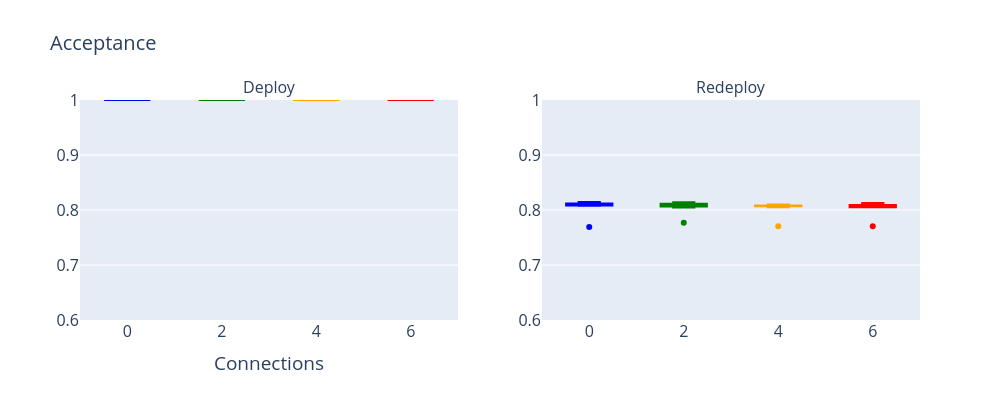
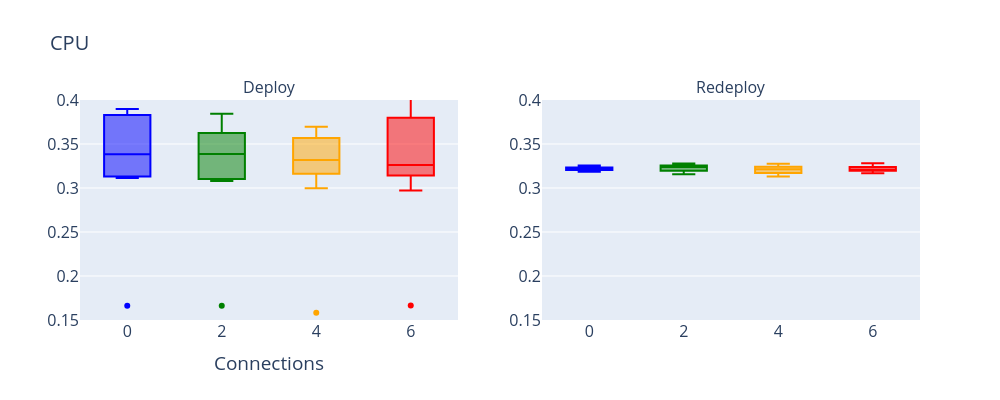
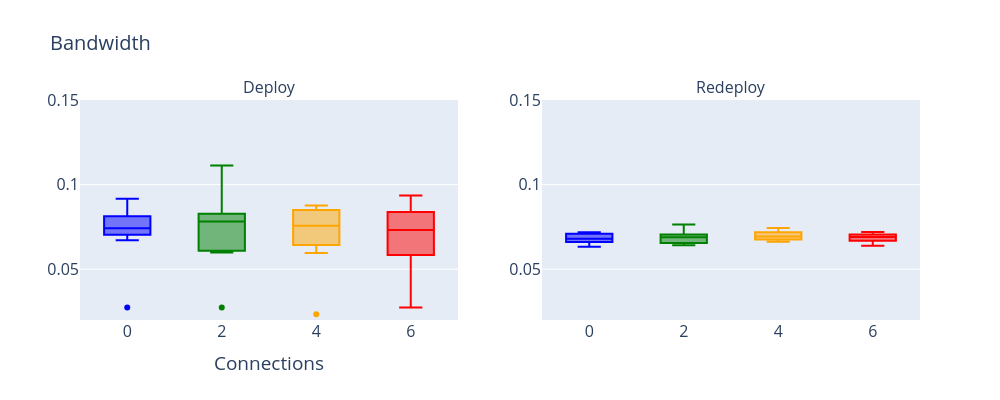
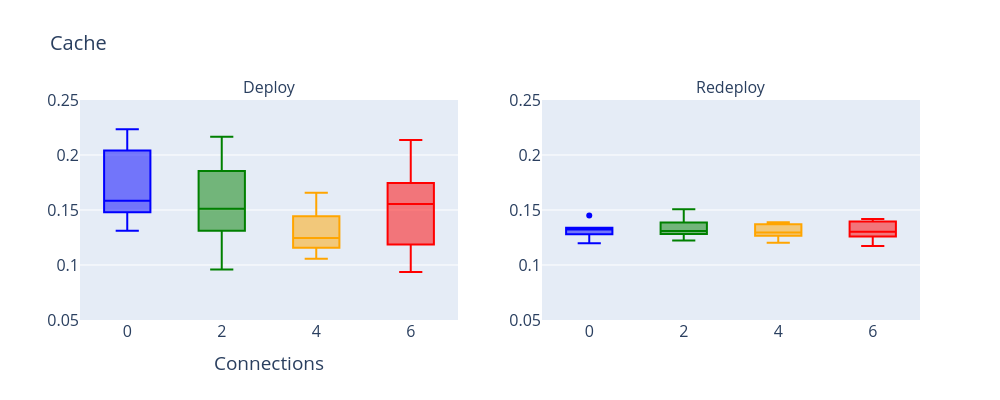

The code cell stored with these charts, in order, in its notebook:
### Code cell
# Chamada para o gráfico de acceptance com xlim, ylim e figsize definidos
create_boxplot(acceptance, title="Acceptance", plot_type="sep", ylim=[0.6, 1], figsize=(1000, 400))

# Chamada para o gráfico de acceptance com xlim, ylim e figsize definidos
create_boxplot(cpu, title="CPU", plot_type="sep", ylim=[0.15, 0.4], figsize=(1000, 400))

# Chamada para o gráfico de acceptance com xlim, ylim e figsize definidos
create_boxplot(bd, title="Bandwidth", plot_type="sep", ylim=[0.02, 0.15], figsize=(1000, 400))

# Chamada para o gráfico de acceptance com xlim, ylim e figsize definidos
create_boxplot(cache, title="Cache", plot_type="sep", ylim=[0.05, 0.25], figsize=(1000, 400))

### Figure 1 — Plotly figure (JSON) as saved in the notebook; plotly's stock layout.template omitted (floating-point values rounded to 4 significant figures)
{"data": [{"marker": {"color": "blue"}, "type": "box", "x": ["0", "0", "0", "0", "0", "0", "0", "0", "0", "0"], "xaxis": "x", "y": [1, 1, 1, 1, 1, 1, 1, 1, 1, 1], "yaxis": "y"}, {"marker": {"color": "blue"}, "type": "box", "x": ["0", "0", "0", "0", "0", "0", "0", "0", "0", "0"], "xaxis": "x2", "y": [0.7691, 0.8083, 0.8088, 0.8078, 0.8103, 0.8117, 0.8093, 0.8088, 0.8127, 0.8146], "yaxis": "y2"}, {"marker": {"color": "green"}, "type": "box", "x": ["2", "2", "2", "2", "2", "2", "2", "2", "2", "2"], "xaxis": "x", "y": [1, 1, 1, 1, 1, 1, 1, 1, 1, 1], "yaxis": "y"}, {"marker": {"color": "green"}, "type": "box", "x": ["2", "2", "2", "2", "2", "2", "2", "2", "2", "2"], "xaxis": "x2", "y": [0.7767, 0.809, 0.8138, 0.81, 0.8066, 0.8114, 0.8046, 0.8066, 0.8071, 0.8143], "yaxis": "y2"}, {"marker": {"color": "orange"}, "type": "box", "x": ["4", "4", "4", "4", "4", "4", "4", "4", "4", "4"], "xaxis": "x", "y": [1, 1, 1, 1, 1, 1, 1, 1, 1, 1], "yaxis": "y"}, {"marker": {"color": "orange"}, "type": "box", "x": ["4", "4", "4", "4", "4", "4", "4", "4", "4", "4"], "xaxis": "x2", "y": [0.7703, 0.8067, 0.8081, 0.8066, 0.8085, 0.8076, 0.81, 0.808, 0.8051, 0.8076], "yaxis": "y2"}, {"marker": {"color": "red"}, "type": "box", "x": ["6", "6", "6", "6", "6", "6", "6", "6", "6", "6"], "xaxis": "x", "y": [1, 1, 1, 1, 1, 1, 1, 1, 1, 1], "yaxis": "y"}, {"marker": {"color": "red"}, "type": "box", "x": ["6", "6", "6", "6", "6", "6", "6", "6", "6", "6"], "xaxis": "x2", "y": [0.7703, 0.8052, 0.8125, 0.8082, 0.8091, 0.8072, 0.8072, 0.8052, 0.8052, 0.8105], "yaxis": "y2"}], "layout": {"annotations": [{"font": {"size": 16}, "showarrow": false, "text": "Deploy", "x": 0.225, "xanchor": "center", "xref": "paper", "y": 1, "yanchor": "bottom", "yref": "paper"}, {"font": {"size": 16}, "showarrow": false, "text": "Redeploy", "x": 0.775, "xanchor": "center", "xref": "paper", "y": 1, "yanchor": "bottom", "yref": "paper"}], "font": {"size": 16}, "height": 400, "legend": {"font": {"size": 16}}, "showlegend": false, "title": {"font": {"size": 20}, "text": "Acceptance"}, "width": 1000, "xaxis": {"anchor": "y", "domain": [0, 0.45], "title": {"text": "Connections"}}, "xaxis2": {"anchor": "y2", "domain": [0.55, 1]}, "yaxis": {"anchor": "x", "domain": [0, 1], "range": [0.6, 1]}, "yaxis2": {"anchor": "x2", "domain": [0, 1], "range": [0.6, 1]}}}

### Figure 2 — Plotly figure (JSON) as saved in the notebook; plotly's stock layout.template omitted (floating-point values rounded to 4 significant figures)
{"data": [{"marker": {"color": "blue"}, "type": "box", "x": ["0", "0", "0", "0", "0", "0", "0", "0", "0", "0"], "xaxis": "x", "y": [0.1661, 0.3856, 0.3581, 0.3115, 0.3131, 0.3271, 0.383, 0.3897, 0.3364, 0.3402], "yaxis": "y"}, {"marker": {"color": "blue"}, "type": "box", "x": ["0", "0", "0", "0", "0", "0", "0", "0", "0", "0"], "xaxis": "x2", "y": [0.3233, 0.3203, 0.3218, 0.3221, 0.3235, 0.3227, 0.3202, 0.3186, 0.3257, 0.3209], "yaxis": "y2"}, {"marker": {"color": "green"}, "type": "box", "x": ["2", "2", "2", "2", "2", "2", "2", "2", "2", "2"], "xaxis": "x", "y": [0.1661, 0.3843, 0.3576, 0.3103, 0.3188, 0.3079, 0.3626, 0.384, 0.3514, 0.3258], "yaxis": "y"}, {"marker": {"color": "green"}, "type": "box", "x": ["2", "2", "2", "2", "2", "2", "2", "2", "2", "2"], "xaxis": "x2", "y": [0.3196, 0.3279, 0.3258, 0.3224, 0.3157, 0.3254, 0.3256, 0.3163, 0.3256, 0.3203], "yaxis": "y2"}, {"marker": {"color": "orange"}, "type": "box", "x": ["4", "4", "4", "4", "4", "4", "4", "4", "4", "4"], "xaxis": "x", "y": [0.1583, 0.3697, 0.346, 0.323, 0.2996, 0.3233, 0.3568, 0.3642, 0.3405, 0.3161], "yaxis": "y"}, {"marker": {"color": "orange"}, "type": "box", "x": ["4", "4", "4", "4", "4", "4", "4", "4", "4", "4"], "xaxis": "x2", "y": [0.3145, 0.3216, 0.3238, 0.3169, 0.3202, 0.3261, 0.3132, 0.3241, 0.3275, 0.321], "yaxis": "y2"}, {"marker": {"color": "red"}, "type": "box", "x": ["6", "6", "6", "6", "6", "6", "6", "6", "6", "6"], "xaxis": "x", "y": [0.1666, 0.3894, 0.361, 0.3241, 0.2971, 0.325, 0.4103, 0.3797, 0.3271, 0.3142], "yaxis": "y"}, {"marker": {"color": "red"}, "type": "box", "x": ["6", "6", "6", "6", "6", "6", "6", "6", "6", "6"], "xaxis": "x2", "y": [0.3202, 0.3211, 0.3196, 0.3169, 0.3282, 0.3274, 0.3186, 0.3238, 0.3236, 0.3197], "yaxis": "y2"}], "layout": {"annotations": [{"font": {"size": 16}, "showarrow": false, "text": "Deploy", "x": 0.225, "xanchor": "center", "xref": "paper", "y": 1, "yanchor": "bottom", "yref": "paper"}, {"font": {"size": 16}, "showarrow": false, "text": "Redeploy", "x": 0.775, "xanchor": "center", "xref": "paper", "y": 1, "yanchor": "bottom", "yref": "paper"}], "font": {"size": 16}, "height": 400, "legend": {"font": {"size": 16}}, "showlegend": false, "title": {"font": {"size": 20}, "text": "CPU"}, "width": 1000, "xaxis": {"anchor": "y", "domain": [0, 0.45], "title": {"text": "Connections"}}, "xaxis2": {"anchor": "y2", "domain": [0.55, 1]}, "yaxis": {"anchor": "x", "domain": [0, 1], "range": [0.15, 0.4]}, "yaxis2": {"anchor": "x2", "domain": [0, 1], "range": [0.15, 0.4]}}}

### Figure 3 — Plotly figure (JSON) as saved in the notebook; plotly's stock layout.template omitted (floating-point values rounded to 4 significant figures)
{"data": [{"marker": {"color": "blue"}, "type": "box", "x": ["0", "0", "0", "0", "0", "0", "0", "0", "0", "0"], "xaxis": "x", "y": [0.02732, 0.08975, 0.07746, 0.06712, 0.07279, 0.07206, 0.07553, 0.09162, 0.08136, 0.07031], "yaxis": "y"}, {"marker": {"color": "blue"}, "type": "box", "x": ["0", "0", "0", "0", "0", "0", "0", "0", "0", "0"], "xaxis": "x2", "y": [0.0681, 0.07131, 0.06332, 0.06712, 0.07097, 0.06802, 0.06607, 0.06438, 0.07182, 0.06879], "yaxis": "y2"}, {"marker": {"color": "green"}, "type": "box", "x": ["2", "2", "2", "2", "2", "2", "2", "2", "2", "2"], "xaxis": "x", "y": [0.02732, 0.08285, 0.07974, 0.08142, 0.07662, 0.05994, 0.06095, 0.1032, 0.1113, 0.07679], "yaxis": "y"}, {"marker": {"color": "green"}, "type": "box", "x": ["2", "2", "2", "2", "2", "2", "2", "2", "2", "2"], "xaxis": "x2", "y": [0.06481, 0.07022, 0.06821, 0.06951, 0.06546, 0.07639, 0.07339, 0.06411, 0.06754, 0.07049], "yaxis": "y2"}, {"marker": {"color": "orange"}, "type": "box", "x": ["4", "4", "4", "4", "4", "4", "4", "4", "4", "4"], "xaxis": "x", "y": [0.0234, 0.08765, 0.08657, 0.06439, 0.0808, 0.08499, 0.07271, 0.07882, 0.06764, 0.05964], "yaxis": "y"}, {"marker": {"color": "orange"}, "type": "box", "x": ["4", "4", "4", "4", "4", "4", "4", "4", "4", "4"], "xaxis": "x2", "y": [0.0688, 0.07434, 0.06985, 0.06985, 0.06625, 0.06897, 0.06647, 0.06756, 0.0718, 0.0722], "yaxis": "y2"}, {"marker": {"color": "red"}, "type": "box", "x": ["6", "6", "6", "6", "6", "6", "6", "6", "6", "6"], "xaxis": "x", "y": [0.02738, 0.08386, 0.07677, 0.06968, 0.04369, 0.06365, 0.09353, 0.09093, 0.07993, 0.05835], "yaxis": "y"}, {"marker": {"color": "red"}, "type": "box", "x": ["6", "6", "6", "6", "6", "6", "6", "6", "6", "6"], "xaxis": "x2", "y": [0.07058, 0.06776, 0.07034, 0.07193, 0.07083, 0.06803, 0.06388, 0.06996, 0.06678, 0.06666], "yaxis": "y2"}], "layout": {"annotations": [{"font": {"size": 16}, "showarrow": false, "text": "Deploy", "x": 0.225, "xanchor": "center", "xref": "paper", "y": 1, "yanchor": "bottom", "yref": "paper"}, {"font": {"size": 16}, "showarrow": false, "text": "Redeploy", "x": 0.775, "xanchor": "center", "xref": "paper", "y": 1, "yanchor": "bottom", "yref": "paper"}], "font": {"size": 16}, "height": 400, "legend": {"font": {"size": 16}}, "showlegend": false, "title": {"font": {"size": 20}, "text": "Bandwidth"}, "width": 1000, "xaxis": {"anchor": "y", "domain": [0, 0.45], "title": {"text": "Connections"}}, "xaxis2": {"anchor": "y2", "domain": [0.55, 1]}, "yaxis": {"anchor": "x", "domain": [0, 1], "range": [0.02, 0.15]}, "yaxis2": {"anchor": "x2", "domain": [0, 1], "range": [0.02, 0.15]}}}

### Figure 4 — Plotly figure (JSON) as saved in the notebook; plotly's stock layout.template omitted (floating-point values rounded to 4 significant figures)
{"data": [{"marker": {"color": "blue"}, "type": "box", "x": ["0", "0", "0", "0", "0", "0", "0", "0", "0", "0"], "xaxis": "x", "y": [0.1312, 0.2234, 0.1531, 0.1422, 0.1635, 0.1521, 0.2078, 0.1974, 0.1479, 0.2042], "yaxis": "y"}, {"marker": {"color": "blue"}, "type": "box", "x": ["0", "0", "0", "0", "0", "0", "0", "0", "0", "0"], "xaxis": "x2", "y": [0.1451, 0.1338, 0.127, 0.1279, 0.1198, 0.1326, 0.1339, 0.1335, 0.1318, 0.1316], "yaxis": "y2"}, {"marker": {"color": "green"}, "type": "box", "x": ["2", "2", "2", "2", "2", "2", "2", "2", "2", "2"], "xaxis": "x", "y": [0.1312, 0.2167, 0.15, 0.1286, 0.1854, 0.09583, 0.1385, 0.1802, 0.1979, 0.1521], "yaxis": "y"}, {"marker": {"color": "green"}, "type": "box", "x": ["2", "2", "2", "2", "2", "2", "2", "2", "2", "2"], "xaxis": "x2", "y": [0.127, 0.1507, 0.1387, 0.1307, 0.1281, 0.1357, 0.1452, 0.1223, 0.1284, 0.131], "yaxis": "y2"}, {"marker": {"color": "orange"}, "type": "box", "x": ["4", "4", "4", "4", "4", "4", "4", "4", "4", "4"], "xaxis": "x", "y": [0.1057, 0.1443, 0.1156, 0.1656, 0.1187, 0.1427, 0.1156, 0.1057, 0.1604, 0.1302], "yaxis": "y"}, {"marker": {"color": "orange"}, "type": "box", "x": ["4", "4", "4", "4", "4", "4", "4", "4", "4", "4"], "xaxis": "x2", "y": [0.1203, 0.13, 0.1289, 0.1389, 0.1206, 0.137, 0.1287, 0.1266, 0.1386, 0.1319], "yaxis": "y2"}, {"marker": {"color": "red"}, "type": "box", "x": ["6", "6", "6", "6", "6", "6", "6", "6", "6", "6"], "xaxis": "x", "y": [0.1318, 0.2135, 0.1646, 0.1745, 0.09375, 0.1464, 0.2969, 0.1646, 0.1187, 0.113], "yaxis": "y"}, {"marker": {"color": "red"}, "type": "box", "x": ["6", "6", "6", "6", "6", "6", "6", "6", "6", "6"], "xaxis": "x2", "y": [0.1396, 0.1298, 0.126, 0.1174, 0.1418, 0.1339, 0.1395, 0.126, 0.1309, 0.1226], "yaxis": "y2"}], "layout": {"annotations": [{"font": {"size": 16}, "showarrow": false, "text": "Deploy", "x": 0.225, "xanchor": "center", "xref": "paper", "y": 1, "yanchor": "bottom", "yref": "paper"}, {"font": {"size": 16}, "showarrow": false, "text": "Redeploy", "x": 0.775, "xanchor": "center", "xref": "paper", "y": 1, "yanchor": "bottom", "yref": "paper"}], "font": {"size": 16}, "height": 400, "legend": {"font": {"size": 16}}, "showlegend": false, "title": {"font": {"size": 20}, "text": "Cache"}, "width": 1000, "xaxis": {"anchor": "y", "domain": [0, 0.45], "title": {"text": "Connections"}}, "xaxis2": {"anchor": "y2", "domain": [0.55, 1]}, "yaxis": {"anchor": "x", "domain": [0, 1], "range": [0.05, 0.25]}, "yaxis2": {"anchor": "x2", "domain": [0, 1], "range": [0.05, 0.25]}}}
